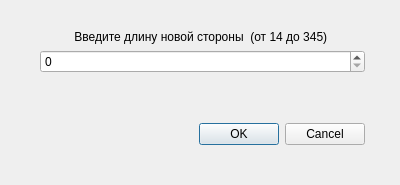
<?xml version="1.0" encoding="UTF-8"?>
<ui version="4.0">
 <class>DialogSquare</class>
 <widget class="QDialog" name="DialogSquare">
  <property name="geometry">
   <rect>
    <x>0</x>
    <y>0</y>
    <width>400</width>
    <height>185</height>
   </rect>
  </property>
  <property name="windowTitle">
   <string>Квадрат</string>
  </property>
  <widget class="QWidget" name="layoutWidget">
   <property name="geometry">
    <rect>
     <x>40</x>
     <y>30</y>
     <width>325</width>
     <height>115</height>
    </rect>
   </property>
   <layout class="QGridLayout" name="gridLayout">
    <item row="1" column="0">
     <widget class="QSpinBox" name="spinBox"/>
    </item>
    <item row="2" column="0">
     <spacer name="verticalSpacer">
      <property name="orientation">
       <enum>Qt::Vertical</enum>
      </property>
      <property name="sizeType">
       <enum>QSizePolicy::Maximum</enum>
      </property>
      <property name="sizeHint" stdset="0">
       <size>
        <width>20</width>
        <height>50</height>
       </size>
      </property>
     </spacer>
    </item>
    <item row="3" column="0">
     <widget class="QDialogButtonBox" name="buttonBox">
      <property name="orientation">
       <enum>Qt::Horizontal</enum>
      </property>
      <property name="standardButtons">
       <set>QDialogButtonBox::Cancel|QDialogButtonBox::Ok</set>
      </property>
     </widget>
    </item>
    <item row="0" column="0">
     <widget class="QLabel" name="label">
      <property name="text">
       <string>Введите длину новой стороны  (от 14 до 345) </string>
      </property>
      <property name="alignment">
       <set>Qt::AlignCenter</set>
      </property>
     </widget>
    </item>
   </layout>
  </widget>
 </widget>
 <resources/>
 <connections>
  <connection>
   <sender>buttonBox</sender>
   <signal>accepted()</signal>
   <receiver>DialogSquare</receiver>
   <slot>accept()</slot>
   <hints>
    <hint type="sourcelabel">
     <x>248</x>
     <y>254</y>
    </hint>
    <hint type="destinationlabel">
     <x>157</x>
     <y>274</y>
    </hint>
   </hints>
  </connection>
  <connection>
   <sender>buttonBox</sender>
   <signal>rejected()</signal>
   <receiver>DialogSquare</receiver>
   <slot>reject()</slot>
   <hints>
    <hint type="sourcelabel">
     <x>316</x>
     <y>260</y>
    </hint>
    <hint type="destinationlabel">
     <x>286</x>
     <y>274</y>
    </hint>
   </hints>
  </connection>
 </connections>
</ui>
